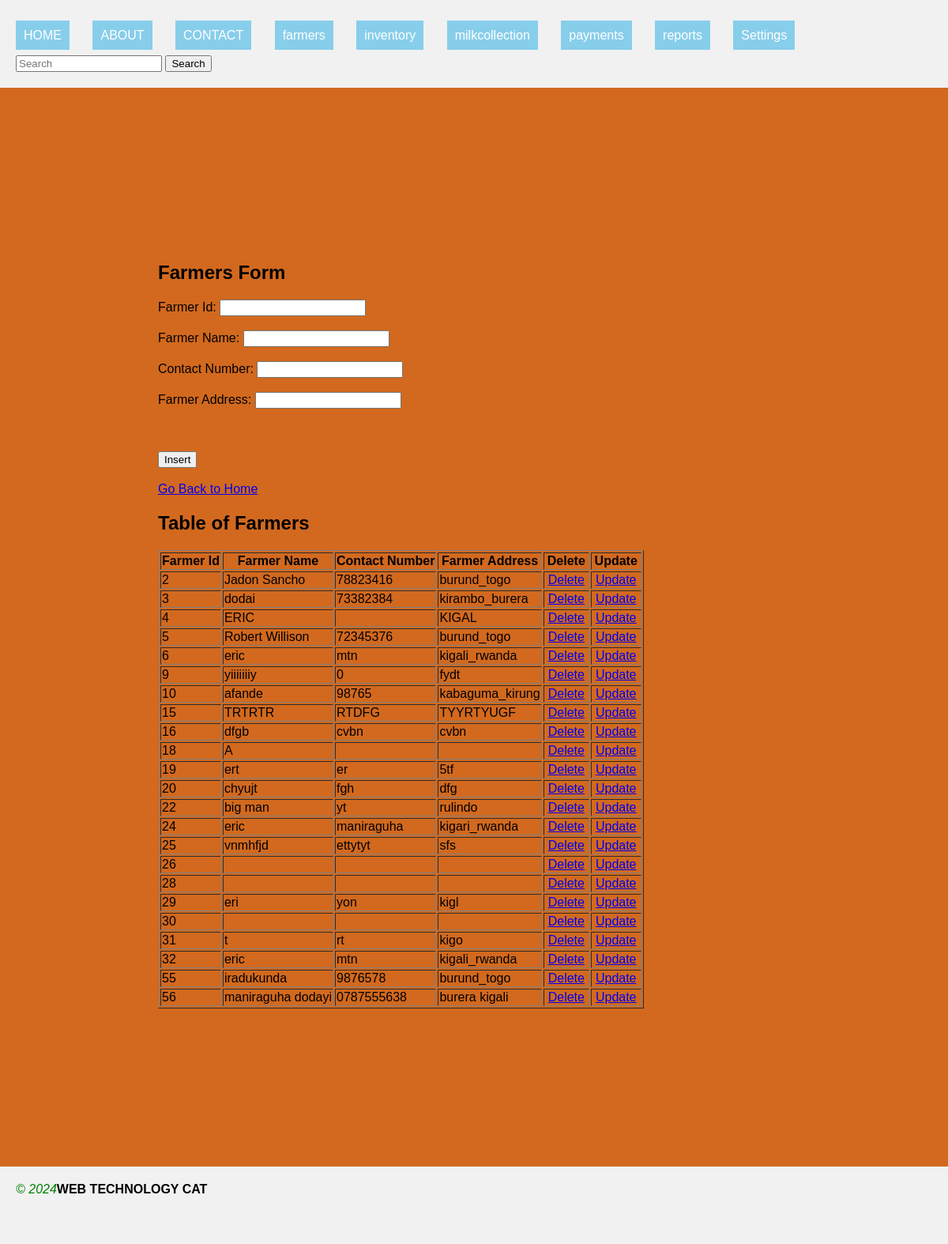
The app's page /farmers.php with its own data.
### tables this page shows
CREATE TABLE `farmers` (
  `farmer_id` int(11) NOT NULL,
  `farmer_name` varchar(255) DEFAULT NULL,
  `contact_number` varchar(20) DEFAULT NULL,
  `address` varchar(255) DEFAULT NULL
);

### farmers.php (the view, shortened to what this page needs)
<!DOCTYPE html>
<html lang="en">
<head>
  <link rel="stylesheet" type="text/css" href="style.css" title="style 1" media="screen, tv, projection, handheld, print"/>
</head>
<header>
<body bgcolor="chocolate">
  <ul style="list-style-type: none; padding: 0;">
    <li style="display: inline; margin-right: 10px;"><a href="./home.html" style="padding: 10px; color: white; background-color: skyblue; text-decoration: none; margin-right: 15px;">HOME</a></li>
    <li style="display: inline; margin-right: 10px;"><a href="./about.html" style="padding: 10px; color: white; background-color: skyblue; text-decoration: none; margin-right: 15px;">ABOUT</a></li>
    <li style="display: inline; margin-right: 10px;"><a href="./contact.html" style="padding: 10px; color: white; background-color: skyblue; text-decoration: none; margin-right: 15px;">CONTACT</a></li>
    <li style="display: inline; margin-right: 10px;"><a href="./farmers.php" style="padding: 10px; color: white; background-color: skyblue; text-decoration: none; margin-right: 15px;">farmers</a></li>
    <li style="display: inline; margin-right: 10px;"><a href="./inventory.php" style="padding: 10px; color: white; background-color: skyblue; text-decoration: none; margin-right: 15px;">inventory</a></li>
    <li style="display: inline; margin-right: 10px;"><a href="./milkcollection.php" style="padding: 10px; color: white; background-color: skyblue; text-decoration: none; margin-right: 15px;">milkcollection</a></li>
    <li style="display: inline; margin-right: 10px;"><a href="./payments.php" style="padding: 10px; color: white; background-color: skyblue; text-decoration: none; margin-right: 15px;">payments</a></li>
    <li style="display: inline; margin-right: 10px;"><a href="./reports.php" style="padding: 10px; color: white; background-color: skyblue; text-decoration: none; margin-right: 15px;">reports</a></li>
    <li class="dropdown" style="display: inline; margin-right: 10px;">
      <a href="#" style="padding: 10px; color: white; background-color: skyblue; text-decoration: none; margin-right: 15px;">Settings</a>
    </li>
  </ul>
  <form class="d-flex" role="search" action="search.php">
    <input class="form-control me-2" type="search" placeholder="Search" aria-label="Search" name="query">
    <button class="btn btn-outline-success" type="submit">Search</button>
  </form>
</header>
<section>
    <h1>Farmers Form</h1>
    <form method="post" action="<?php echo htmlspecialchars($_SERVER["PHP_SELF"]); ?>">
        <label for="famid">Farmer Id:</label>
        <input type="number" id="famid" name="famid" required><br><br>
        <label for="fname">Farmer Name:</label>
        <input type="text" id="fname" name="fname" required><br><br>
        <label for="phone">Contact Number:</label>
        <input type="text" id="phone" name="phone" required><br><br>
        <label for="address">Farmer Address:</label>
        <input type="text" id="address" name="address" required><br><br>
        </select><br><br>
        <input type="submit" name="add" value="Insert"><br><br>
        <a href="./home.html">Go Back to Home</a>
    </form>
    <?php
   include 'db_connection.php';
    ?>
    <h2>Table of Farmers</h2>
    <table border="1">
        <tr>
            <th>Farmer Id</th>
            <th>Farmer Name</th>
            <th>Contact Number</th>
            <th>Farmer Address</th>
            <th>Delete</th>
            <th>Update</th>
        </tr>
        <?php
        $sql = "SELECT * FROM farmers";
        $result = $connection->query($sql);
        if ($result->num_rows > 0) {
            while ($row = $result->fetch_assoc()) {
                $famid = $row["farmer_id"];
                echo "<tr>
                    <td>" . $row["farmer_id"] . "</td>
                    <td>" . $row["farmer_name"] . "</td>
                    <td>" . $row["contact_number"] . "</td>
                    <td>" . $row["address"] . "</td>
                    <td><a style='padding:4px' href='delete_farmers.php?farmer_id=$famid'>Delete</a></td>
                    <td><a style='padding:4px' href='update_farmers.php?farmer_id=$famid'>Update</a></td>
                  </tr>";
            }
        } else {
            echo "<tr><td colspan='6'>No data found</td></tr>";
        }
        ?>
    </table>
</section>
  <footer>
       <marquee><i style="color: green;">&copy; 2024</i><b>WEB TECHNOLOGY CAT</b></marquee>
  <footer>
</body>
</html>

### style.css (style rules this page uses)
body { font-family: Arial, sans-serif; margin: 0; padding: 0; }
header { background-color: #f1f1f1; padding: 20px; }
section { padding: 200px; }
footer { background-color: #f1f1f1; padding: 20px; }
.dropdown { position: relative; display: inline; margin-right: 10px; }

### farmers.php (style rules this page uses)
.dropdown { position: relative; display: inline; margin-right: 10px; }

### records on screen
farmers: farmer_id "2", farmer_name "Jadon Sancho", contact_number "78823416", address "burund_togo"
farmers: farmer_id "3", farmer_name "dodai", contact_number "73382384", address "kirambo_burera"
farmers: farmer_id "4", farmer_name "ERIC", address "KIGAL"
farmers: farmer_id "5", farmer_name "Robert Willison", contact_number "72345376", address "burund_togo"
farmers: farmer_id "6", farmer_name "eric", contact_number "mtn", address "kigali_rwanda"
farmers: farmer_id "9", farmer_name "yiiiiiiiy", contact_number "0", address "fydt"
farmers: farmer_id "10", farmer_name "afande", contact_number "98765", address "kabaguma_kirung"
farmers: farmer_id "15", farmer_name "TRTRTR", contact_number "RTDFG", address "TYYRTYUGF"
farmers: farmer_id "16", farmer_name "dfgb", contact_number "cvbn", address "cvbn"
farmers: farmer_id "18", farmer_name "A"
farmers: farmer_id "19", farmer_name "ert", contact_number "er", address "5tf"
farmers: farmer_id "20", farmer_name "chyujt", contact_number "fgh", address "dfg"
farmers: farmer_id "22", farmer_name "big man", contact_number "yt", address "rulindo"
farmers: farmer_id "24", farmer_name "eric", contact_number "maniraguha", address "kigari_rwanda"
farmers: farmer_id "25", farmer_name "vnmhfjd", contact_number "ettytyt", address "sfs"
farmers: farmer_id "26"
farmers: farmer_id "28"
farmers: farmer_id "29", farmer_name "eri", contact_number "yon", address "kigl"
farmers: farmer_id "30"
farmers: farmer_id "31", farmer_name "t", contact_number "rt", address "kigo"
farmers: farmer_id "32", farmer_name "eric", contact_number "mtn", address "kigali_rwanda"
farmers: farmer_id "55", farmer_name "iradukunda", contact_number "9876578", address "burund_togo"
farmers: farmer_id "56", farmer_name "maniraguha dodayi", contact_number "0787555638", address "burera kigali"
